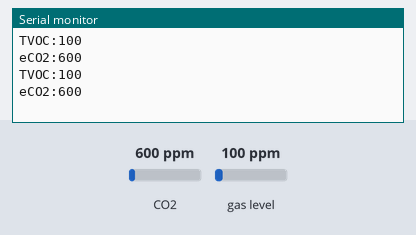
A sketch run on a simulated Arduino Uno, built with avr-gcc and run on an emulated ATmega328P. On the bench: the last lines printed to the serial monitor. The test bench sets the inputs (shaded band); at power-on: CO2 600 ppm, gas level 100 ppm.

Above: at 1.8 s.
1.9 s: CO2 set to 452 ppm
At 2.6 s:
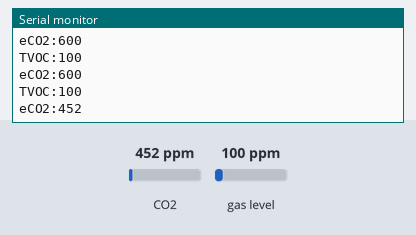
3.4 s: gas level set to 20 ppm
At 4.7 s:
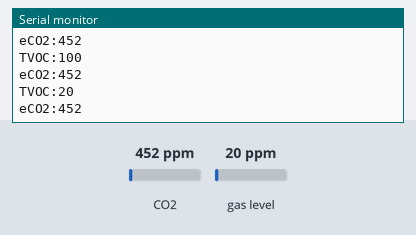
4.9 s: CO2 set to 1050 ppm
At 5.8 s:
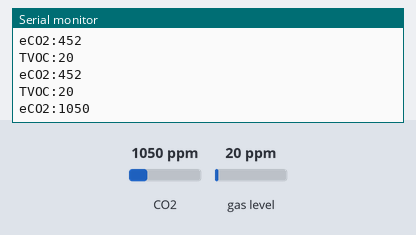
Timing chart, 0 to 7.9 s (numbered marks = the images above; inputs shaded):
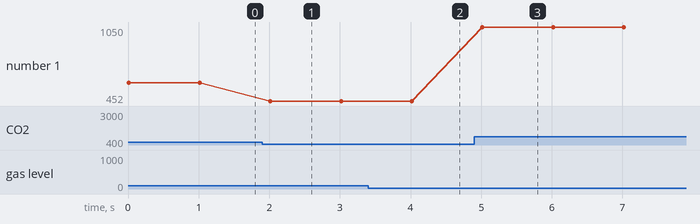

Measured:
- after the input at 1.9 s, the serial monitor: prints a new line after 0.11 s (image 1)
- after the input at 3.4 s, the serial monitor: prints a new line after 0.61 s (image 2)
- after the input at 4.9 s, the serial monitor: prints a new line after 0.12 s (image 3)
- plotted number 1: 600 → 452 after the input at 1.9 s, 452 → 1050 after the input at 4.9 s

The sketch:

SGP30.ino
```cpp
/**
 * Component: SGP30
 * Measures: tvoc, e-co2
 *
 * https://www.makerguides.com/interfacing-arduino-uno-sgp30-versatile-air-quality-sensor/
 */

#include "Wire.h"
#include "Adafruit_SGP30.h"

Adafruit_SGP30 sgp;

void setup() {
  Serial.begin(9600);
  sgp.begin();
}

void loop() {
  if (sgp.IAQmeasure()) {
    Serial.print("TVOC:");  // ppb
    Serial.println(sgp.TVOC);
    Serial.print("eCO2:");  // ppm
    Serial.println(sgp.eCO2);
  }
  delay(1000);
}
```
